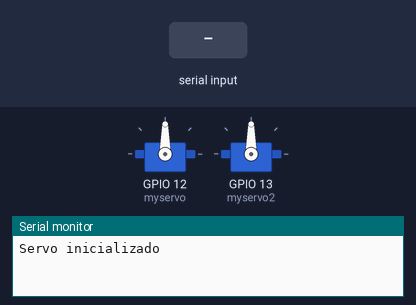
Bench run of a sketch on a simulated ESP32. Parts: 2 × servo, the last lines printed to the serial monitor. Inputs (shaded band) come from the test bench.

Above: at 1.2 s.
1.3 s: "90,45\n" received over Serial
At 2.46 s:
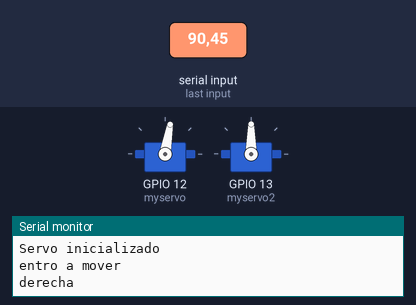
3.8 s: "30,150\n" received over Serial
At 5.4 s:
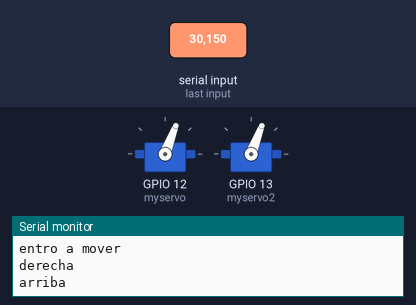
6.6 s: "5\n" received over Serial
At 7.75 s:
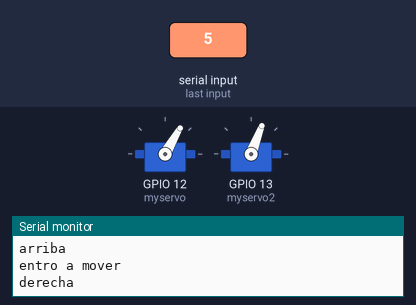
Timing chart, 0 to 9.6 s (numbered marks = the images above; inputs shaded):
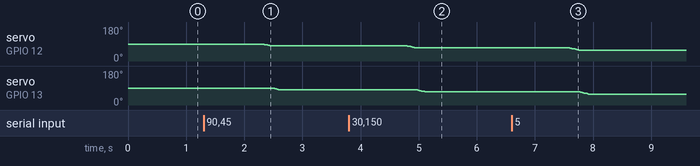

The sketch:

servo2.ino
```cpp
#include <ESP32Servo.h>

Servo myservo;  // crea un objeto servo
Servo myservo2;  // crea un objeto servo
int pos = 0;    // variable para almacenar la posición del servo

int posAntx = 90;
int posAnty = 90;

void setup() {
    myservo.attach(12);  // conecta el servo al pin GPIO 12
    myservo2.attach(13);  // conecta el servo al pin GPIO 13
    Serial.begin(115200);
    Serial.println("Servo inicializado");
    myservo.write(90);
    myservo2.write(90);
}

void moverServo(int x, int y) {
  int mover = 10;
  Serial.println("entro a mover");
  if(!(300 < x && x < 340)){
    if(x < 300){
      Serial.println("derecha");
      for (pos = posAntx; pos >= posAntx - mover; pos -= 1) {
        myservo.write(pos);
        delay(15);
      }
      posAntx = pos;
    }
    if(x > 340){
      Serial.println("izquierda");
      for (pos = posAntx; pos <= posAntx + mover; pos += 1) {
        myservo.write(pos);
        delay(15);
      }
      posAntx = pos;
    }
  }

  if(!(220 < y && y < 260)){
    if(y < 220){
      Serial.println("arriba");
      for (pos = posAnty; pos >= posAnty - mover; pos -= 1) {
        myservo2.write(pos);
        delay(15);
      }
      posAnty = pos;
    }
    if(y > 260){
      Serial.println("abajo");
      for (pos = posAnty; pos <= posAnty + mover; pos += 1) {
        myservo2.write(pos);
        delay(15);
      }
      posAnty = pos;
    }
  }
}

void leerSerial(){
  if(Serial.available() > 0){
    String data = Serial.readString();


    int x = data.substring(0, 3).toInt();
    int y = data.substring(4, 7).toInt();
    moverServo(x, y);
  }
}

void loop() {
  leerSerial();
}
```

Measured:
- after the input at 1.3 s, servo on GPIO 12 (myservo): 90° → 80° after 1.0 s; servo on GPIO 13 (myservo2): 90° → 80° after 1.2 s
- after the input at 3.8 s, servo on GPIO 12 (myservo): 80° → 69° after 1.0 s; servo on GPIO 13 (myservo2): 80° → 69° after 1.2 s
- after the input at 6.6 s, servo on GPIO 12 (myservo): 69° → 58° after 1.0 s; servo on GPIO 13 (myservo2): 69° → 58° after 1.2 s
